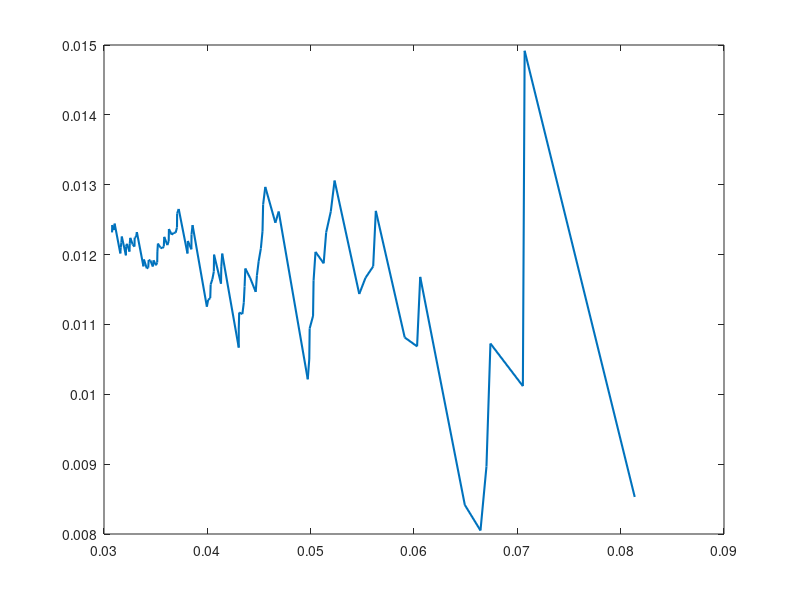

Write the MATLAB code that produced this figure. (Note: this script raises an error after producing the figure.)
% ---------------------------------------------------------------------
% Book:         
% ---------------------------------------------------------------------
% Quantlet:     SFSmeanExcessFun
% ---------------------------------------------------------------------
% Description:  SFSmeanExcessFun plots the empirical mean excess 
%               function, the mean excess function of generalized 
%               Pareto distribution, the mean excess function of Pareto 
%               distribution with parameter estiamted with Hill 
%               estimator for the negative log-returns of portfolio 
%               (Bayer, BMW, Siemens), time period: from 1992-01-01 to 
%               2006-09-21.
% ---------------------------------------------------------------------
% Usage:        SFSmeanExcessFun
% ---------------------------------------------------------------------
% Inputs:       None
% ---------------------------------------------------------------------
% Output:       Plot of the empirical mean excess function, the mean 
%               excess function of generalized Pareto distribution, the 
%               mean excess function of Pareto distribution with 
%               parameter estiamted with Hill estimator.
% ---------------------------------------------------------------------
% Example:     
% ---------------------------------------------------------------------
% Author:       Barbara Choros 20080730
% ---------------------------------------------------------------------

clc;
close all;

a  = load('Bay9906_close_2kPoints.txt','-ascii');
b  = load('Bmw9906_close_2kPoints.txt','-ascii');
c  = load('Sie9906_close_2kPoints.txt','-ascii');

d  = a+b+c;
x  = log(d(1:end-1))-log(d(2:end));%negative log-returns
n  = length(x)
x  = sort(x,'descend');%from positive losses to negative profits
k  = 100;
x1 = x(1:k,:);

%empirical mean excess function
t = x(1:k+1);%t must be >0
for i=1:length(t)
    y      = x(find( x > t(i)));
    MEF(i) = mean(y-t(i));
end

plot(t,MEF,'Linewidth',1.5)

%mean excess function of generalized Pareto distribution, theorem 18.8
theta  = x(k+1);
z      = x(1:k)-theta;
params = gpfit(z);
K      = params(1)
sigma  = params(2);
gpme   = (sigma+K*(t-mean(t)))./(1-K);

hold on
plot(t,gpme,'k','Linewidth',1.5,'Linestyle',':')

%Hill estimator, mean excess function of Pareto distribution
alphaH = (mean(log(x1))-log(x1(k)))^(-1)
sigmaH = x1(k)*(k/n)^(1/alphaH);
gp1me  = t./(alphaH-1)

plot(t,gp1me,'r','Linewidth',1.5,'Linestyle','--')
title('Mean Excess Functions')
xlabel('u')
ylabel('e(u)')
hold off

